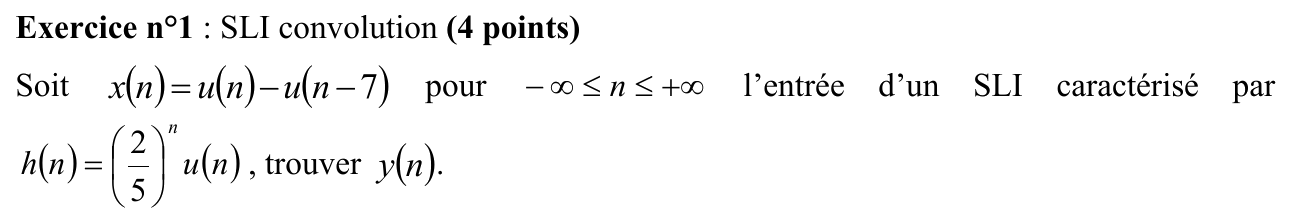
#> input picture matieres/tsig1-traitement-numerique-signal/annales/sujets/2013-2014-examen-ex1.png, 1290 x 223 px; its folder holds 4 pictures in this run
$ python normaliser-largeur.py
#> lines starting #> are read from the running program, lines starting #| are printed output that depends on the picture
"""Uniformise la largeur des images d'une même annale (marge blanche ajoutée à droite),
pour que le texte de toutes les questions s'affiche à la même échelle sur le site.
À lancer depuis ce dossier après les scripts <annale>-decoupe.py : python3 normaliser-largeur.py"""
import glob, os, re
from collections import defaultdict
from PIL import Image

groupes = defaultdict(list)
for f in glob.glob("*.png"):
    m = re.match(r"(\d{4}-\d{4}-(?:partiel|examen))-", os.path.basename(f))
    if m:
        groupes[m.group(1)].append(f)
for annale, fichiers in groupes.items():
    wmax = max(Image.open(f).width for f in fichiers)
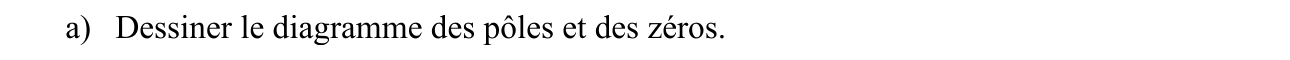
#> input picture matieres/tsig1-traitement-numerique-signal/annales/sujets/2013-2014-examen-ex2-qa.png, 1290 x 60 px
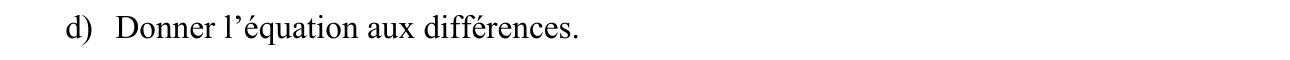
#> input picture matieres/tsig1-traitement-numerique-signal/annales/sujets/2013-2014-examen-ex2-qd.png, 1290 x 60 px
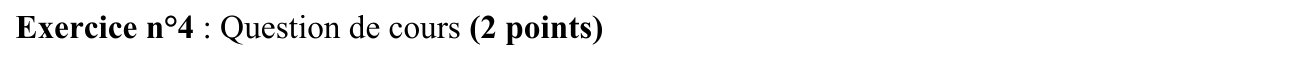
#> input picture matieres/tsig1-traitement-numerique-signal/annales/sujets/2013-2014-examen-ex4.png, 1290 x 60 px
#> wmax = 1290
    for f in fichiers:
        im = Image.open(f)
#> im is the input picture: PIL image 1290x223 L; min 0, max 255, mean 245.6
        if im.width < wmax:
            fond = 255 if im.mode in ("L", "P") else (255, 255, 255)
            im2 = Image.new(im.mode if im.mode != "P" else "L", (wmax, im.height), fond)
            im2.paste(im.convert(im2.mode), (0, 0))
            im2.save(f, optimize=True)
    print(annale, len(fichiers), "images, largeur", wmax)
#| 2013-2014-examen 4 images, largeur 1290
